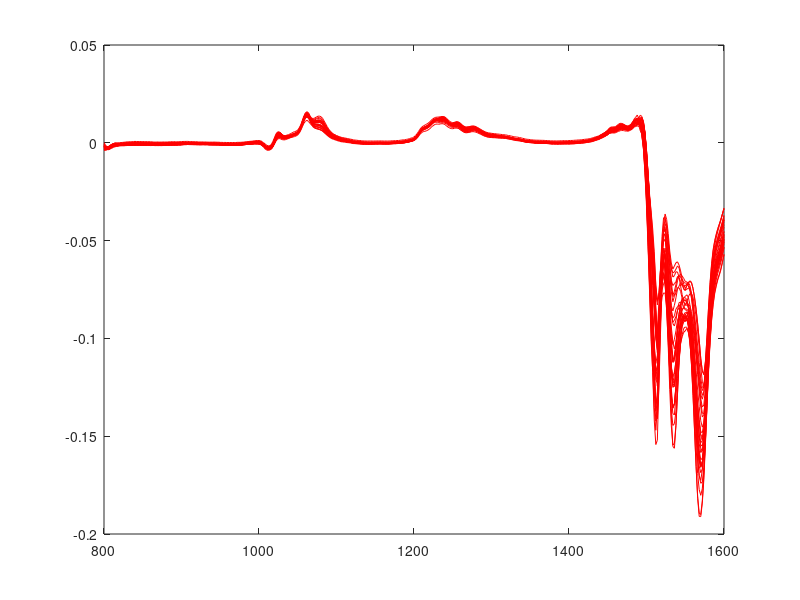

Here is the MATLAB script that generated this plot: (Note: this script raises an error after producing the figure.)
%STDDEMO Demos STDSSLCT, STDGEN and OSCCALC for instrument standardization
disp('This script demonstrates the functions STDSSLCT, STDGEN,')
disp('STDGENDW and OSCCALC for doing instrument standardization.')
disp(' ')

% Copyright Eigenvector Research, Inc. 1994-99
% Modified by BMW 3/98
% Modified by BMW 3/99

disp('We are going to use some NIR spectrometer data from two')
disp('instruments.')
disp('First we will load the data and plot it up.')
disp(' '),  
echo on
load nir_data
plot(lamda,spec1,'-r',lamda,spec2,'-b')
echo off
title('NIR Spectra','FontSize',14,'fontweight','bold')
xlabel('Wavelength (nm)','FontSize',14)
ylabel('Absorbance','FontSize',14)
text(825,1.5,'Instrument number 1 spectras shown in red','fontsize',14)
text(850,1.25,'Instrument number 2 spectras shown in blue','fontsize',14)
disp(' ')
disp('This plot shows both sets of spectra.  Here they do not')
disp('look all that different, so lets plot the difference.')
disp(' ')
pause
plot(lamda,spec1-spec2,'-r'), hline(0)
title('Difference between NIR Spectra from Instruments 1 and 2',...
'FontSize',14,'fontweight','bold')
xlabel('Wavelength (nm)','FontSize',14)
ylabel('Absorbance Difference','FontSize',14)
disp('Now the difference is much more apparent.')
disp(' ')
pause 
disp('Now we will construct PLS calibration models that predict')
disp('the concentration of each of the 5 analytes in the mixtures.')
disp('We will make 5 models. Each model will use the spectra from')
disp('instrument 1 as the predictor block i.e. the X-block. The 5')
disp('Y-blocks will consist of vectors of the known concentrations')
disp('of the analytes. Later, we will use the models along with the')
disp('transformed spectra from instrument 2.  We will not attempt')
disp('to optimize the models for this excercise.  Instead, we will')
disp('just use 5 LVs in each one, since we know the spectra should')
disp('have a true rank of 5 beause there are 5 analytes.')
disp(' ')
pause
disp('Please wait while the models are constructed')
disp(' ')
[mspec1,mns1] = mncn(spec1);
[mspec2,mns2] = mncn(spec2);
[mconc,mnsc]  = mncn(conc);
[b1p,ssq,p1,q1,w1,t1] = pls(mspec1,mconc(:,1),5);
b2p           = pls(mspec1,mconc(:,2),5);
b3p           = pls(mspec1,mconc(:,3),5);
b4p           = pls(mspec1,mconc(:,4),5);
b5p           = pls(mspec1,mconc(:,5),5);
c1p           = mspec1*b1p(5,:)';
c2p           = mspec1*b2p(5,:)';
c3p           = mspec1*b3p(5,:)';
c4p           = mspec1*b4p(5,:)';
c5p           = mspec1*b5p(5,:)';      
disp(' ')
disp('Now that we have the models, we can look at the actual')
disp('concentrations and the fit based on the PLS models.')
disp(' ')
pause 
plot(conc,rescale([c1p c2p c3p c4p c5p],mnsc),'o'), dp
axis([0 50 0 50])
title('Actual versus Fit Concentrations Based on Instrument 1',...
'FontSize',14,'fontweight','bold')
xlabel('Actual Analyte Concentration','FontSize',14)
ylabel('Analyte Concentration Fit to Model','FontSize',14)
text(5,40,'Each analyte shown as different color','FontSize',14)
disp(' ')
pause 

disp('You can see that our PLS models, all based on 5 LVs, fit the data')
disp('quite well.  Now we will use the STDSSLCT function for selecting')
disp('samples with high leverage to use for calibration transfer. We')
disp('will select 5 samples out of the 30 available for calculating')
disp('the transform between instruments. To select the samples, however,')
disp('we need to know the pseudo inverse used by the PLS model in')
disp('calculating the regression vector. We have several models to ')
disp('choose from, lets just use the one for the first analyte.')
disp(' ')
pause 
echo on
rinv = rinverse(p1,t1,w1,5);

echo off
disp(' ')
disp('Now that we have the inverse we can select the subset')
disp(' ')
pause 
echo on
[specsub,specnos] = stdsslct(spec1,5,rinv);

echo off
pause
disp(' ')
disp('Oddly enough, direct standardization works better when the')
disp('samples are chosen based on distance from the mean. Thus, we')
disp('can use the subset selection function to choose transfer')
disp('samples for the direct standardization method as follows:')
disp(' ')
echo on
[specsub,specnosd] = stdsslct(spec1,5);

echo off
pause
disp(' ')
disp('We can now use these subsets of the samples to calculate the')
disp('transform. (In this case, all the samples have already')
disp('been measured on both instruments. If only the instrument 1')
disp('samples had been measured, STDSSLCT would tell you which samples')
disp('should be measured on instrument 2.)')
disp(' ')
disp('Now we can use the STDGEN and STDGENDW functions to obtain a transform')
disp('that converts the response of intrument 2 to look like that of')
disp('instrument 1.  STDGEN can be used to generate direct or')
disp('piecewise direct standardizations with or without additive')
disp('background correction. STDGENDW uses the double window approach to')
disp('forming piecewise direct models. In this case we will use additive')
disp('background correction for all 3 models and compare results. For the') 
disp('piecewise direct standardization we will use a window of 3 channels and')
disp('a tolerance of 1e-3. For double window we will use an inner window of 5')
disp('channels, an outer window of 3 channels, and a tolerance of 1e-4. These')
disp('window widths and tolerances were choosen because we know (since we''ve')
disp('done this before) that they optimize the performance of the transform.')
disp(' ')
pause
echo on
[stdmatd,stdvectd] = stdgen(spec1(specnosd,:),spec2(specnosd,:),0);
[stdmatp,stdvectp] = stdgen(spec1(specnos,:),spec2(specnos,:),3,1e-2);
[stdmatdw,stdvectdw] = stdgendw(spec1(specnos,:),spec2(specnos,:),5,3,1e-2); 
  

echo off
disp(' ')
disp('Now we can convert the second spectra by multiplying by the')
disp('transform matrices, and adding the background correction')
disp('using the STDIZE function as follows:')
disp(' ')
pause
echo on
cspec2d = stdize(spec2,stdmatd,stdvectd);
cspec2p = stdize(spec2,stdmatp,stdvectp);
cspec2dw = stdize(spec2,stdmatdw,stdvectdw);

echo off
disp(' ')
disp('We can also develop a transform using Orthogonal Signal')
disp('Correction (OSC). To do this we''ll use the same 5 samples')
disp('that we''ve selected for developing the PDS transform.')
disp('The 5 samples from each of the instruments will be put')
disp('into one matrix, then the OSC factors will be determined.')
disp('The objective is to find the part of the difference between')
disp('the instruments that is orthogonal to the concentrations, and')
disp('subtract it out of the data.')
disp('   ')
disp('First we will make the matrices with the samples from both')
disp('instruments then we''ll call the OSCCALC function to find')
disp('the factors to remove from the data:')
echo on
[augspec,augsmns] = mncn([spec1(specnos,:); spec2(specnos,:)]);
[augconc,augcmns] = mncn([conc(specnos,:); conc(specnos,:)]);
[nx,nw,np,nt] = osccalc(augspec,augconc,3,20,96);

echo off
pause
disp('  ')
disp('Note that we calculated 3 OSC factors, iterated 20 times')
disp('to find the direction of maximum variance orthogonal to Y')
disp('and calculated a PLS model to reproduce the factor scores')
disp('which captured at least 96% of the variance in the scores.')
disp('These are parameters that must be determined in order to ')
disp('optimize the transform.')
disp('  ')
disp('Now we can use the transform we developed and apply it to our')
disp('two instruments:')
echo on
oscspec1 = scale(spec1,augsmns) - scale(spec1,augsmns)*nw*inv(np'*nw)*np';
oscspec2 = scale(spec2,augsmns) - scale(spec2,augsmns)*nw*inv(np'*nw)*np';

echo off
pause
disp('   ')
disp('We now need to calculate the PLS models that we will use with the')
disp('OSC corrected data. Note that, unlike PDS and DS, when OSC is used')
disp('both the data sets are changed, and new models are required')
disp('for the standard instrument. We will calculate the models quickly')
disp('and won''t bother to show you the variance captured tables.')
disp(' ')
[moscspec1,omns1] = mncn(oscspec1);
ob1 = simpls(moscspec1,mconc(:,1),5);
ob2 = simpls(moscspec1,mconc(:,2),5);
ob3 = simpls(moscspec1,mconc(:,3),5);
ob4 = simpls(moscspec1,mconc(:,4),5);
ob5 = simpls(moscspec1,mconc(:,5),5);
echo off
disp(' ')
disp('Lets look at the difference between instrument 1 spectra')
disp('and the corrected instrument 2 spectra. Note that piecewise')
disp('and double window are very similar, so we''ll only show piecewise.')
disp(' ')
pause
plot(lamda,spec1-spec2,'-r'), hold on, 
title('Difference between NIR Spectra from Instruments 1 and 2',...
'FontSize',14,'fontweight','bold')
xlabel('Wavelength (nm)','FontSize',14)
ylabel('Absorbance Difference','FontSize',14)
text(825,-.05,'Difference before correction shown in red','FontSize',14)
pause
plot(lamda,spec1-cspec2d,'-g')
text(850,-.075,'Difference after direct correction shown in green','FontSize',14)
pause
plot(lamda,spec1-cspec2p,'-b')
text(875,-.1,'Difference after piecewise correction shown in blue','FontSize',14)
pause
plot(lamda,oscspec1-oscspec2,'-m')
text(900,-.125,'Difference after OSC shown in magenta','FontSize',14), hold off
disp('You can see that the differences are much smaller.  Now lets')
disp('see how the predictions look based on the instrument 1 models')
disp('and the standardized instrument 2 spectra.')  
disp(' ')

cmspec2p = scale(cspec2p,mns1);
cmspec2dw = scale(cspec2dw,mns1);
cmspec2d = scale(cspec2d,mns1);
mspec2   = scale(spec2,mns1);
soscspec2 = scale(oscspec2,omns1);
c1p2cp   = cmspec2p*b1p(5,:)';
c2p2cp   = cmspec2p*b2p(5,:)';
c3p2cp   = cmspec2p*b3p(5,:)';
c4p2cp   = cmspec2p*b4p(5,:)';
c5p2cp   = cmspec2p*b5p(5,:)';
c1p2cdw  = cmspec2dw*b1p(5,:)';
c2p2cdw  = cmspec2dw*b2p(5,:)';
c3p2cdw  = cmspec2dw*b3p(5,:)';
c4p2cdw  = cmspec2dw*b4p(5,:)';
c5p2cdw  = cmspec2dw*b5p(5,:)';
c1p2cd   = cmspec2d*b1p(5,:)';
c2p2cd   = cmspec2d*b2p(5,:)';
c3p2cd   = cmspec2d*b3p(5,:)';
c4p2cd   = cmspec2d*b4p(5,:)';
c5p2cd   = cmspec2d*b5p(5,:)';
c1p2     = mspec2*b1p(5,:)';
c2p2     = mspec2*b2p(5,:)';
c3p2     = mspec2*b3p(5,:)';
c4p2     = mspec2*b4p(5,:)';
c5p2     = mspec2*b5p(5,:)';

oc1     = soscspec2*ob1(5,:)';
oc2     = soscspec2*ob2(5,:)';
oc3     = soscspec2*ob3(5,:)';
oc4     = soscspec2*ob4(5,:)';
oc5     = soscspec2*ob5(5,:)';
pause
plot(conc,rescale([c1p c2p c3p c4p c5p],mnsc),'o'), dp
axis([0 50 0 50])
title('Actual versus Fit Concentrations Based on Instrument 1',...
'FontSize',14,'fontweight','bold')
xlabel('Actual Analyte Concentration','FontSize',14)
ylabel('Analyte Concentration Fit to Model','FontSize',14)
text(5,40,'Each analyte shown as different color','FontSize',14)
disp(' ')
disp('Recall that this is how good the fit was based on intrument 1')
pause
disp(' ')
disp('Lets look at some predictions based on the UNSTANDARDIZED')
disp('instrument 2 spectra using the instrument 1 models.')
disp(' ')
  
plot(conc,rescale([c1p2 c2p2 c3p2 c4p2 c5p2],mnsc),'o'), dp
title('Actual Concentrations vs. Predictions Based on Instrument 2',...
'FontSize',14,'fontweight','bold');
axis([0 50 -10 50]), hline(0)
xlabel('Actual Analyte Concentration','FontSize',14)
ylabel('Predicted Analyte Concentration','FontSize',14)
text(5,45,'Each analyte shown as different color','FontSize',14)
pause 
disp(' ')
disp('As you can see, this doesn''t look great.  Now we can')
disp('look at predictions for instrument 2 based on the ')
disp('STANDARDIZED spectra.')
disp(' ')
plot(conc,rescale([c1p2cp c2p2cp c3p2cp c4p2cp c5p2cp],mnsc),'o')
hold on, axis([0 50 -10 50]), dp, hline(0),
title('Actual Concentrations vs. Predictions Based on Standardized Instrument 2',...
'FontSize',14,'fontweight','bold');
xlabel('Actual Analyte Concentration','FontSize',14)
ylabel('Predicted Analyte Concentration','FontSize',14)
text(3,47,'Each analyte shown as different color','FontSize',14)
text(5,44,'o Piecewise direct standardized samples','FontSize',14)
pause
plot(conc,rescale([c1p2cd c2p2cd c3p2cd c4p2cd c5p2cd],mnsc),'*')
text(7,41,'* Direct standardized samples','FontSize',14)
pause
plot(conc,rescale([oc1 oc2 oc3 oc4 oc5],mnsc),'+')
hold off
text(9,38,'+ OSC standardized samples','FontSize',14)
pause
disp(' ')
disp('I think you will agree that the predictions from the piecewise')
disp('direct method are pretty good. The predictions using direct')
disp('standardization are not as good.')
disp(' ')
disp('Lets put some numbers on the difference by calculating the')
disp('root mean sum of squares errors.')
disp(' ')
ssq1 = sqrt(sum(sum((conc-rescale([c1p c2p c3p c4p c5p],mnsc)).^2))/150);
ssq2 = sqrt(sum(sum((conc-rescale([c1p2 c2p2 c3p2 c4p2 c5p2],mnsc)).^2))/150);
ssq2p = sqrt(sum(sum((conc-rescale([c1p2cp c2p2cp c3p2cp c4p2cp c5p2cp],mnsc)).^2))/150);
ssq2d = sqrt(sum(sum((conc-rescale([c1p2cd c2p2cd c3p2cd c4p2cd c5p2cd],mnsc)).^2))/150);
ssq2dw = sqrt(sum(sum((conc-rescale([c1p2cdw c2p2cdw c3p2cdw c4p2cdw c5p2cdw],mnsc)).^2))/150);
ssqo = sqrt(sum(sum((conc-rescale([oc1 oc2 oc3 oc4 oc5],mnsc)).^2))/150);
disp('  ')
disp('Root Mean Sum of Squares Error for')
disp(sprintf('Instrument 1 Fit Error              = %g',ssq1));
disp(sprintf('Unstandardized Instrument 2         = %g',ssq2));
disp(sprintf('Piecewise Standardized Instrument 2 = %g',ssq2p));
disp(sprintf('DWPDS Standardized Instrument 2     = %g',ssq2dw));
disp(sprintf('Direct Standardized Instrument 2    = %g',ssq2d));
disp(sprintf('OSC Standardized Instrument 2       = %g',ssqo));
disp('  ')
pause
disp('So things did get quite a bit better with standardization!')
disp('How much better?')
disp('  ')
disp(sprintf('By a factor of %g for piecewise,',ssq2/ssq2p));
disp(sprintf('a factor of %g for DWPDS, and',ssq2/ssq2dw));
disp(sprintf('by %g for direct standardization.',ssq2/ssq2d));
disp(sprintf('by %g for OSC standardization.',ssq2/ssqo));
disp('  ')
disp('Note that the PDS and DWPDS models have the same form, i.e. they produce')
disp('a transfer function matrix that is a banded diagonal. Here the DWPDS model')
disp('has a band width of 5, while the PDS model had a band width of 3. DWPDS')
disp('was actually developed to use on spectra with very sharp features such as')
disp('FTIR, rather than NIR. Thus, it isn''t surprising that it does not')
disp('out perform PDS in this application. Our work indicates that DWPDS does')
disp('work better in FTIR applications.')
